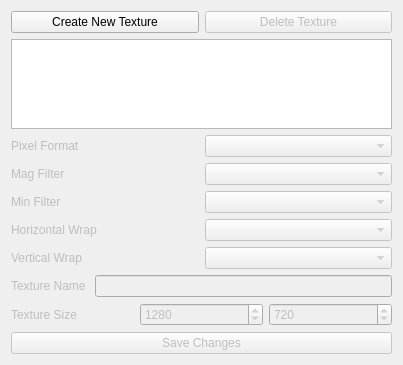
<?xml version="1.0" encoding="UTF-8"?>
<ui version="4.0">
 <class>TextureEditor</class>
 <widget class="QWidget" name="TextureEditor">
  <property name="geometry">
   <rect>
    <x>0</x>
    <y>0</y>
    <width>403</width>
    <height>365</height>
   </rect>
  </property>
  <property name="sizePolicy">
   <sizepolicy hsizetype="Expanding" vsizetype="Expanding">
    <horstretch>0</horstretch>
    <verstretch>0</verstretch>
   </sizepolicy>
  </property>
  <property name="windowTitle">
   <string>Form</string>
  </property>
  <layout class="QGridLayout" name="gridLayout_2">
   <item row="11" column="0">
    <layout class="QHBoxLayout" name="horizontalLayout">
     <item>
      <widget class="QLabel" name="label">
       <property name="enabled">
        <bool>false</bool>
       </property>
       <property name="text">
        <string>Texture Size</string>
       </property>
      </widget>
     </item>
     <item>
      <widget class="QSpinBox" name="Width">
       <property name="enabled">
        <bool>false</bool>
       </property>
       <property name="minimum">
        <number>1</number>
       </property>
       <property name="maximum">
        <number>2048</number>
       </property>
       <property name="value">
        <number>1280</number>
       </property>
      </widget>
     </item>
     <item>
      <widget class="QSpinBox" name="Height">
       <property name="enabled">
        <bool>false</bool>
       </property>
       <property name="minimum">
        <number>1</number>
       </property>
       <property name="maximum">
        <number>2048</number>
       </property>
       <property name="value">
        <number>720</number>
       </property>
      </widget>
     </item>
    </layout>
   </item>
   <item row="6" column="0">
    <layout class="QHBoxLayout" name="horizontalLayout_5">
     <item>
      <widget class="QLabel" name="label_5">
       <property name="enabled">
        <bool>false</bool>
       </property>
       <property name="text">
        <string>Min Filter</string>
       </property>
      </widget>
     </item>
     <item>
      <widget class="QComboBox" name="minFilter">
       <property name="enabled">
        <bool>false</bool>
       </property>
      </widget>
     </item>
    </layout>
   </item>
   <item row="4" column="0">
    <layout class="QHBoxLayout" name="horizontalLayout_3">
     <item>
      <widget class="QLabel" name="label_3">
       <property name="enabled">
        <bool>false</bool>
       </property>
       <property name="text">
        <string>Pixel Format</string>
       </property>
      </widget>
     </item>
     <item>
      <widget class="QComboBox" name="texturePixelFormat">
       <property name="enabled">
        <bool>false</bool>
       </property>
      </widget>
     </item>
    </layout>
   </item>
   <item row="2" column="0">
    <layout class="QHBoxLayout" name="horizontalLayout_8">
     <item>
      <widget class="QPushButton" name="createTexture">
       <property name="text">
        <string>Create New Texture</string>
       </property>
      </widget>
     </item>
     <item>
      <widget class="QPushButton" name="deleteTexture">
       <property name="enabled">
        <bool>false</bool>
       </property>
       <property name="text">
        <string>Delete Texture</string>
       </property>
      </widget>
     </item>
    </layout>
   </item>
   <item row="7" column="0">
    <layout class="QHBoxLayout" name="horizontalLayout_6">
     <item>
      <widget class="QLabel" name="label_6">
       <property name="enabled">
        <bool>false</bool>
       </property>
       <property name="layoutDirection">
        <enum>Qt::LeftToRight</enum>
       </property>
       <property name="text">
        <string>Horizontal Wrap</string>
       </property>
      </widget>
     </item>
     <item>
      <widget class="QComboBox" name="horizontalWrap">
       <property name="enabled">
        <bool>false</bool>
       </property>
      </widget>
     </item>
    </layout>
   </item>
   <item row="3" column="0">
    <widget class="QListWidget" name="listWidget"/>
   </item>
   <item row="10" column="0">
    <layout class="QHBoxLayout" name="horizontalLayout_2">
     <item>
      <widget class="QLabel" name="label_2">
       <property name="enabled">
        <bool>false</bool>
       </property>
       <property name="text">
        <string>Texture Name </string>
       </property>
      </widget>
     </item>
     <item>
      <widget class="QLineEdit" name="textureName">
       <property name="enabled">
        <bool>false</bool>
       </property>
      </widget>
     </item>
    </layout>
   </item>
   <item row="8" column="0">
    <layout class="QHBoxLayout" name="horizontalLayout_7">
     <item>
      <widget class="QLabel" name="label_7">
       <property name="enabled">
        <bool>false</bool>
       </property>
       <property name="text">
        <string>Vertical Wrap</string>
       </property>
      </widget>
     </item>
     <item>
      <widget class="QComboBox" name="verticalWrap">
       <property name="enabled">
        <bool>false</bool>
       </property>
      </widget>
     </item>
    </layout>
   </item>
   <item row="5" column="0">
    <layout class="QHBoxLayout" name="horizontalLayout_4">
     <item>
      <widget class="QLabel" name="label_4">
       <property name="enabled">
        <bool>false</bool>
       </property>
       <property name="text">
        <string>Mag Filter</string>
       </property>
      </widget>
     </item>
     <item>
      <widget class="QComboBox" name="magFilter">
       <property name="enabled">
        <bool>false</bool>
       </property>
      </widget>
     </item>
    </layout>
   </item>
   <item row="12" column="0">
    <widget class="QPushButton" name="saveChanges">
     <property name="enabled">
      <bool>false</bool>
     </property>
     <property name="text">
      <string>Save Changes</string>
     </property>
    </widget>
   </item>
  </layout>
 </widget>
 <resources/>
 <connections/>
 <slots>
  <slot>addTexture()</slot>
 </slots>
</ui>
